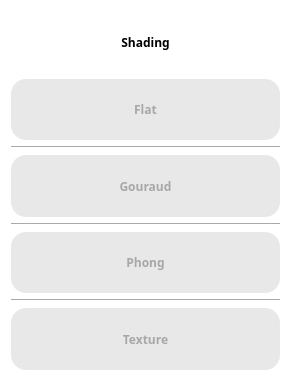
<?xml version="1.0" encoding="UTF-8"?>
<ui version="4.0">
 <class>ShadingForm</class>
 <widget class="QWidget" name="ShadingForm">
  <property name="geometry">
   <rect>
    <x>0</x>
    <y>0</y>
    <width>291</width>
    <height>381</height>
   </rect>
  </property>
  <property name="windowTitle">
   <string>Form</string>
  </property>
  <property name="styleSheet">
   <string notr="true">background-color:rgb(255, 255, 255)</string>
  </property>
  <layout class="QGridLayout" name="gridLayout">
   <item row="0" column="0">
    <layout class="QVBoxLayout" name="verticalLayout" stretch="0,0,0,0,0,0,0,0">
     <item>
      <widget class="QLabel" name="label">
       <property name="font">
        <font>
         <family>Arial Black</family>
         <weight>75</weight>
         <bold>true</bold>
        </font>
       </property>
       <property name="text">
        <string>Shading</string>
       </property>
       <property name="alignment">
        <set>Qt::AlignCenter</set>
       </property>
      </widget>
     </item>
     <item>
      <widget class="QToolButton" name="FlattoolButton">
       <property name="sizePolicy">
        <sizepolicy hsizetype="Minimum" vsizetype="Minimum">
         <horstretch>0</horstretch>
         <verstretch>0</verstretch>
        </sizepolicy>
       </property>
       <property name="font">
        <font>
         <family>Arial Black</family>
         <weight>75</weight>
         <bold>true</bold>
        </font>
       </property>
       <property name="styleSheet">
        <string notr="true">QToolButton
{
     background-color:rgb(232, 232, 232);
    color: #a7a7a7;
    border-radius: 15px;
}

QToolButton:pressed
{
            color: rgb(12, 12, 255);
             border-radius: 15px;
                outline: 0;
                    background: 0 0;
                    border: 1px solid #000;
                    font-size: 16px;
                    line-height: 1.5;
                    padding: 12px 16px;
                    text-decoration: none;
                    white-space: nowrap;              
                
}
</string>
       </property>
       <property name="text">
        <string>Flat</string>
       </property>
      </widget>
     </item>
     <item>
      <widget class="Line" name="line">
       <property name="orientation">
        <enum>Qt::Horizontal</enum>
       </property>
      </widget>
     </item>
     <item>
      <widget class="QToolButton" name="GouraudtoolButton">
       <property name="sizePolicy">
        <sizepolicy hsizetype="Minimum" vsizetype="Minimum">
         <horstretch>0</horstretch>
         <verstretch>0</verstretch>
        </sizepolicy>
       </property>
       <property name="font">
        <font>
         <family>Arial Black</family>
         <weight>75</weight>
         <bold>true</bold>
        </font>
       </property>
       <property name="styleSheet">
        <string notr="true">QToolButton
{
     background-color:rgb(232, 232, 232);
    color: #a7a7a7;
    border-radius: 15px;
}

QToolButton:pressed
{
            color: rgb(12, 12, 255);
             border-radius: 15px;
                outline: 0;
                    background: 0 0;
                    border: 1px solid #000;
                    font-size: 16px;
                    line-height: 1.5;
                    padding: 12px 16px;
                    text-decoration: none;
                    white-space: nowrap;              
                
}
</string>
       </property>
       <property name="text">
        <string>Gouraud</string>
       </property>
      </widget>
     </item>
     <item>
      <widget class="Line" name="line_2">
       <property name="orientation">
        <enum>Qt::Horizontal</enum>
       </property>
      </widget>
     </item>
     <item>
      <widget class="QToolButton" name="PhongtoolButton">
       <property name="sizePolicy">
        <sizepolicy hsizetype="Minimum" vsizetype="Minimum">
         <horstretch>0</horstretch>
         <verstretch>0</verstretch>
        </sizepolicy>
       </property>
       <property name="font">
        <font>
         <family>Arial Black</family>
         <weight>75</weight>
         <bold>true</bold>
        </font>
       </property>
       <property name="styleSheet">
        <string notr="true">QToolButton
{
     background-color:rgb(232, 232, 232);
    color: #a7a7a7;
    border-radius: 15px;
}

QToolButton:pressed
{
            color: rgb(12, 12, 255);
             border-radius: 15px;
                outline: 0;
                    background: 0 0;
                    border: 1px solid #000;
                    font-size: 16px;
                    line-height: 1.5;
                    padding: 12px 16px;
                    text-decoration: none;
                    white-space: nowrap;              
                
}
</string>
       </property>
       <property name="text">
        <string>Phong</string>
       </property>
      </widget>
     </item>
     <item>
      <widget class="Line" name="line_3">
       <property name="orientation">
        <enum>Qt::Horizontal</enum>
       </property>
      </widget>
     </item>
     <item>
      <widget class="QToolButton" name="TexturetoolButton">
       <property name="sizePolicy">
        <sizepolicy hsizetype="Minimum" vsizetype="Minimum">
         <horstretch>0</horstretch>
         <verstretch>0</verstretch>
        </sizepolicy>
       </property>
       <property name="font">
        <font>
         <family>Arial Black</family>
         <weight>75</weight>
         <bold>true</bold>
        </font>
       </property>
       <property name="styleSheet">
        <string notr="true">QToolButton
{
     background-color:rgb(232, 232, 232);
    color: #a7a7a7;
    border-radius: 15px;
}

QToolButton:pressed
{
            color: rgb(12, 12, 255);
             border-radius: 15px;
                outline: 0;
                    background: 0 0;
                    border: 1px solid #000;
                    font-size: 16px;
                    line-height: 1.5;
                    padding: 12px 16px;
                    text-decoration: none;
                    white-space: nowrap;              
                
}
</string>
       </property>
       <property name="text">
        <string>Texture</string>
       </property>
       <property name="icon">
        <iconset>
         <normaloff>../../Users/KOSA/Desktop/image/Texture.png</normaloff>../../Users/KOSA/Desktop/image/Texture.png</iconset>
       </property>
       <property name="iconSize">
        <size>
         <width>30</width>
         <height>30</height>
        </size>
       </property>
       <property name="toolButtonStyle">
        <enum>Qt::ToolButtonTextUnderIcon</enum>
       </property>
      </widget>
     </item>
    </layout>
   </item>
  </layout>
 </widget>
 <resources/>
 <connections/>
</ui>
